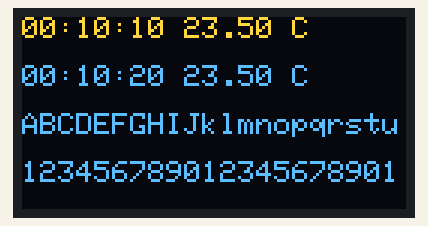
This sketch was run on a simulated Arduino Uno, built with avr-gcc and run on an emulated ATmega328P. On the bench: 128×64 one-colour display. The OLED is the two-colour kind (top 16 rows yellow); the display library's start-up logo is not drawn.

Above: at 2.1 s.

The sketch:

Test_SSD1306_128x64_SPI.ino
```cpp
#include <SPI.h>
#include <Wire.h>
#include <Adafruit_GFX.h>
#include <Adafruit_SSD1306.h>

#define SCREEN_WIDTH 128 // OLED display width, in pixels
#define SCREEN_HEIGHT 64 // OLED display height, in pixels

// Declaration for SSD1306 display connected using software SPI (default case):
#define OLED_MOSI  11
#define OLED_CLK   12
#define OLED_DC     9
#define OLED_CS    10
#define OLED_RESET  8
Adafruit_SSD1306 display(SCREEN_WIDTH, SCREEN_HEIGHT,
                         OLED_MOSI, OLED_CLK, OLED_DC, OLED_RESET, OLED_CS);

/* Comment out above, uncomment this block to use hardware SPI
#define OLED_DC     6
#define OLED_CS     7
#define OLED_RESET  8
Adafruit_SSD1306 display(SCREEN_WIDTH, SCREEN_HEIGHT,
  &SPI, OLED_DC, OLED_RESET, OLED_CS);
*/

void setup() {
    Serial.begin(9600);

    // SSD1306_SWITCHCAPVCC = generate display voltage from 3.3V internally
    if (!display.begin(SSD1306_SWITCHCAPVCC)) {
        Serial.println(F("SSD1306 allocation failed"));
        for (;;); // Don't proceed, loop forever
    }

    // Show initial display buffer contents on the screen --
    // the library initializes this with an Adafruit splash screen.
    display.display();
    delay(2000); // Pause for 2 seconds

    // Clear the buffer
    display.clearDisplay();
}

void loop() {
    drawText();
}

void drawText(void) {
    display.clearDisplay();

    display.setTextSize(1);                 // Normal 1:1 pixel scale
    display.setTextColor(SSD1306_WHITE);    // Draw white text
    display.setCursor(0, 0);                // Start at top-left corner
    display.println(F("00:10:10 23.50 C"));

    display.setCursor(0, 16);                // Start at top-left corner
    display.println(F("00:10:20 23.50 C"));

    display.setCursor(0, 32);                // Start at top-left corner
    display.println(F("ABCDEFGHIJklmnopqrstu"));

    display.setCursor(0, 48);                // Start at top-left corner
    display.println(F("123456789012345678901"));

    display.display();
    delay(2000);
}
```
